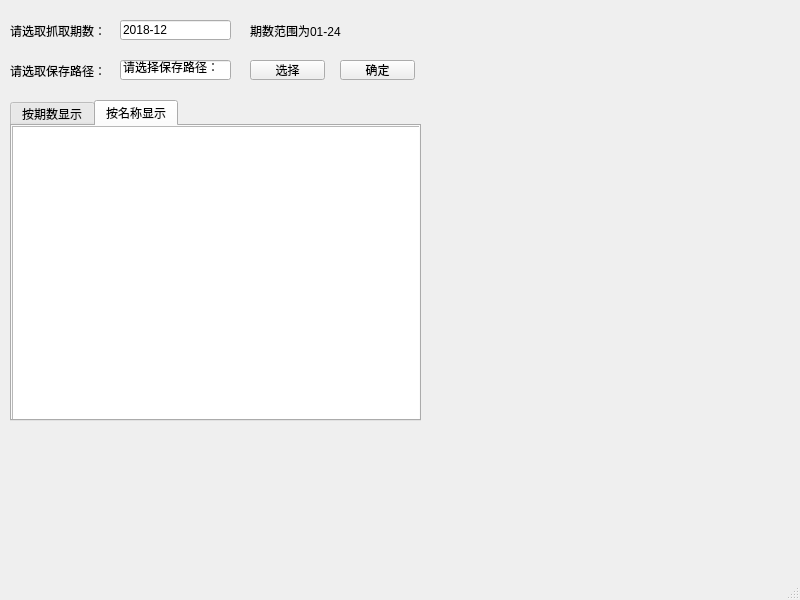
<?xml version="1.0" encoding="UTF-8"?>
<ui version="4.0">
 <class>MainWindow</class>
 <widget class="QMainWindow" name="MainWindow">
  <property name="geometry">
   <rect>
    <x>0</x>
    <y>0</y>
    <width>800</width>
    <height>600</height>
   </rect>
  </property>
  <property name="windowTitle">
   <string>MainWindow</string>
  </property>
  <widget class="QWidget" name="centralwidget">
   <widget class="QLabel" name="label">
    <property name="geometry">
     <rect>
      <x>10</x>
      <y>15</y>
      <width>91</width>
      <height>31</height>
     </rect>
    </property>
    <property name="text">
     <string>请选取抓取期数：</string>
    </property>
   </widget>
   <widget class="QLineEdit" name="lineEdit">
    <property name="enabled">
     <bool>true</bool>
    </property>
    <property name="geometry">
     <rect>
      <x>120</x>
      <y>20</y>
      <width>111</width>
      <height>20</height>
     </rect>
    </property>
    <property name="text">
     <string>2018-12</string>
    </property>
   </widget>
   <widget class="QLineEdit" name="lineEdit_2">
    <property name="enabled">
     <bool>true</bool>
    </property>
    <property name="geometry">
     <rect>
      <x>120</x>
      <y>60</y>
      <width>111</width>
      <height>20</height>
     </rect>
    </property>
    <property name="text">
     <string>请选择保存路径：</string>
    </property>
   </widget>
   <widget class="QLabel" name="label_2">
    <property name="geometry">
     <rect>
      <x>10</x>
      <y>55</y>
      <width>91</width>
      <height>31</height>
     </rect>
    </property>
    <property name="text">
     <string>请选取保存路径：</string>
    </property>
   </widget>
   <widget class="QLabel" name="label_3">
    <property name="geometry">
     <rect>
      <x>250</x>
      <y>15</y>
      <width>121</width>
      <height>31</height>
     </rect>
    </property>
    <property name="text">
     <string>期数范围为01-24</string>
    </property>
   </widget>
   <widget class="QPushButton" name="pushButton">
    <property name="geometry">
     <rect>
      <x>250</x>
      <y>60</y>
      <width>75</width>
      <height>20</height>
     </rect>
    </property>
    <property name="text">
     <string>选择</string>
    </property>
   </widget>
   <widget class="QPushButton" name="pushButton_2">
    <property name="geometry">
     <rect>
      <x>340</x>
      <y>60</y>
      <width>75</width>
      <height>20</height>
     </rect>
    </property>
    <property name="text">
     <string>确定</string>
    </property>
   </widget>
   <widget class="QTabWidget" name="tabWidget">
    <property name="geometry">
     <rect>
      <x>10</x>
      <y>100</y>
      <width>411</width>
      <height>321</height>
     </rect>
    </property>
    <property name="currentIndex">
     <number>1</number>
    </property>
    <widget class="QWidget" name="tab">
     <attribute name="title">
      <string>按期数显示</string>
     </attribute>
     <widget class="QTableView" name="tableView">
      <property name="geometry">
       <rect>
        <x>0</x>
        <y>0</y>
        <width>411</width>
        <height>301</height>
       </rect>
      </property>
     </widget>
    </widget>
    <widget class="QWidget" name="tab2">
     <attribute name="title">
      <string>按名称显示</string>
     </attribute>
     <widget class="QListWidget" name="listWidget">
      <property name="geometry">
       <rect>
        <x>0</x>
        <y>0</y>
        <width>411</width>
        <height>301</height>
       </rect>
      </property>
     </widget>
    </widget>
   </widget>
  </widget>
  <widget class="QMenuBar" name="menubar">
   <property name="geometry">
    <rect>
     <x>0</x>
     <y>0</y>
     <width>800</width>
     <height>23</height>
    </rect>
   </property>
  </widget>
  <widget class="QStatusBar" name="statusbar"/>
 </widget>
 <resources/>
 <connections/>
</ui>
